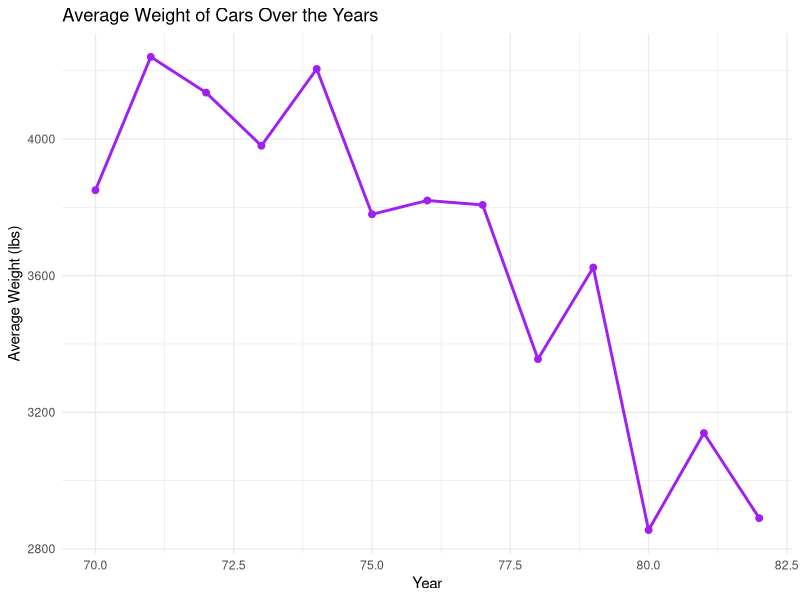
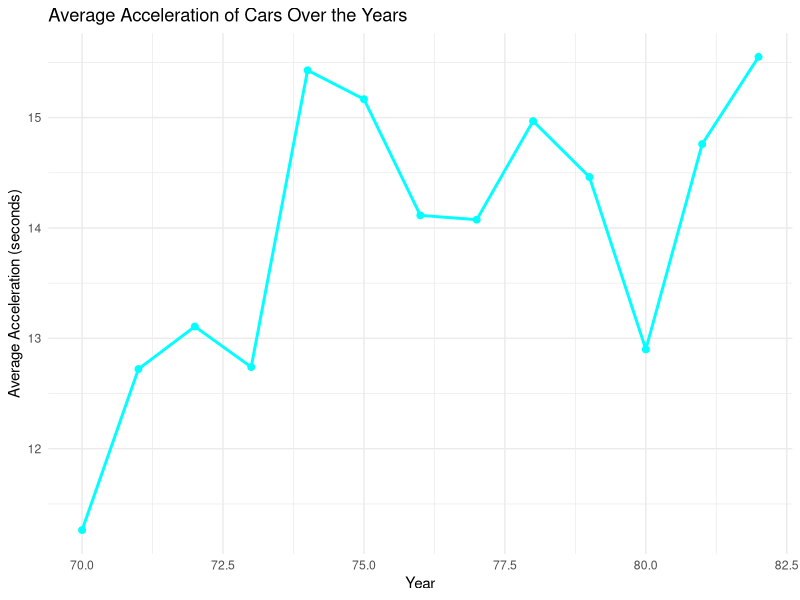
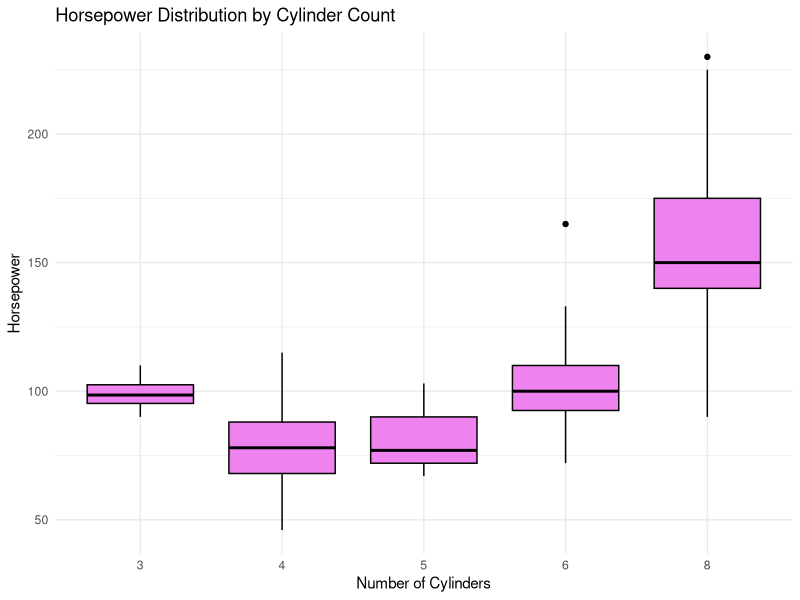
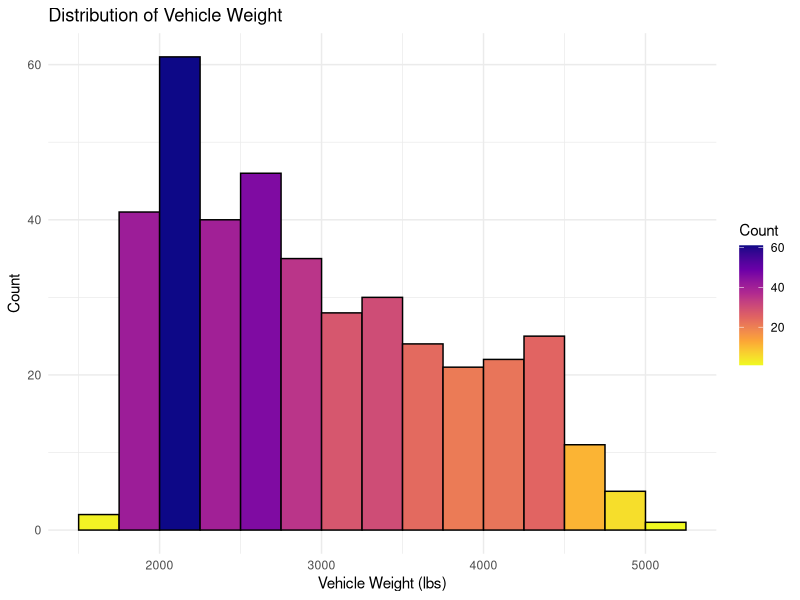
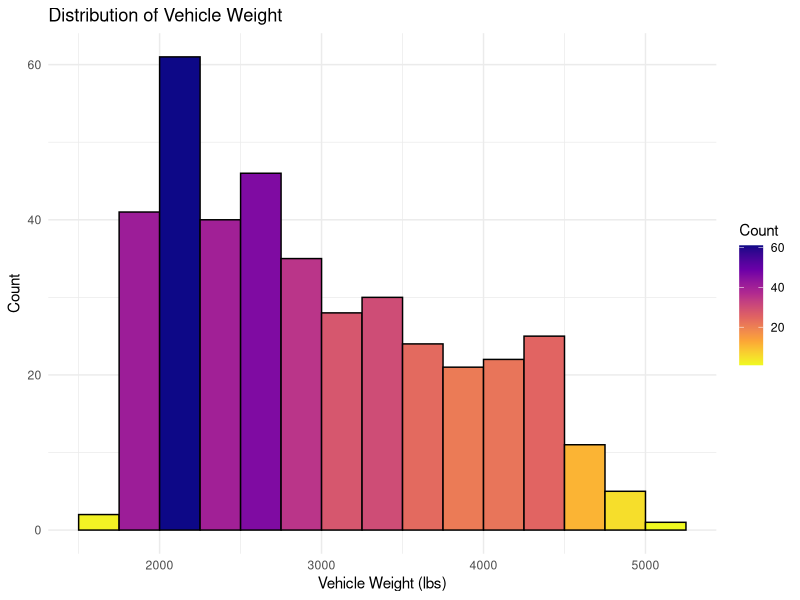

Generate these figures, in order, with R:
## ---- chunk 1
library(tidyverse)

auto <- read_csv("../data/Auto.csv")

#Displaying the raw data
glimpse(auto)
summary(auto)

## ---- chunk 2
library(dplyr)

auto_summary <- auto %>%
  count(cylinders, name = "count") %>%
  rename(
    `Number of Cylinders` = cylinders,
    `Number of Cars` = count
  )

auto_summary
## ---- chunk 3
auto %>%
  summarise(
    `Average Weight` = mean(weight, na.rm = TRUE),
    `Minimum Weight` = min(weight, na.rm = TRUE),
    `Maximum Weight` = max(weight, na.rm = TRUE)
  )
## ---- chunk 4
auto %>%
  filter(horsepower > 100) %>%
  mutate(`Year` = year) %>%  
  group_by(`Year`) %>%
  summarise(
    `Average Weight` = mean(weight, na.rm = TRUE),
    `Average Acceleration` = mean(acceleration, na.rm = TRUE),
    `Number of Cars` = n()
  )
## ---- chunk 5
library(ggplot2)
library(dplyr)

auto_summary <- auto %>%
  filter(horsepower > 100) %>%
  mutate(Year = year) %>%  # Adjust 'year' if necessary
  group_by(Year) %>%
  summarise(
    `Average Weight` = mean(weight, na.rm = TRUE),
    `Average Acceleration` = mean(acceleration, na.rm = TRUE),
    `Number of Cars` = n()
  )

ggplot(auto_summary, aes(x = Year, y = `Average Weight`)) +
  geom_line(color = "purple", size = 1) +
  geom_point(color = "purple", size = 2) +
  labs(
    title = "Average Weight of Cars Over the Years",
    x = "Year",
    y = "Average Weight (lbs)"
  ) +
  theme_minimal()

# Plot for Average Acceleration
ggplot(auto_summary, aes(x = Year, y = `Average Acceleration`)) +
  geom_line(color = "cyan", size = 1) +
  geom_point(color = "cyan", size = 2) +
  labs(
    title = "Average Acceleration of Cars Over the Years",
    x = "Year",
    y = "Average Acceleration (seconds)"
  ) +
  theme_minimal()
## ---- chunk 6
library(ggplot2)
library(dplyr)

ggplot(auto, aes(x = factor(cylinders), y = horsepower)) +
  geom_boxplot(fill = "violet", color = "black") +
  labs(
    title = "Horsepower Distribution by Cylinder Count",
    x = "Number of Cylinders",
    y = "Horsepower"
  ) +
  theme_minimal()
## ---- chunk 7
library(ggplot2)
library(dplyr)


ggplot(auto, aes(x = weight, fill = ..count..)) +
  geom_histogram(binwidth = 250, color = "black", boundary = 0) +
  scale_fill_viridis_c(option = "plasma", direction = -1) +
  labs(
    title = "Distribution of Vehicle Weight",
    x = "Vehicle Weight (lbs)",
    y = "Count",
    fill = "Count"
  ) +
  theme_minimal()

ggsave("figures/histogram_weight.png",
       width = 6, height = 4, units = "in", dpi = 300)
